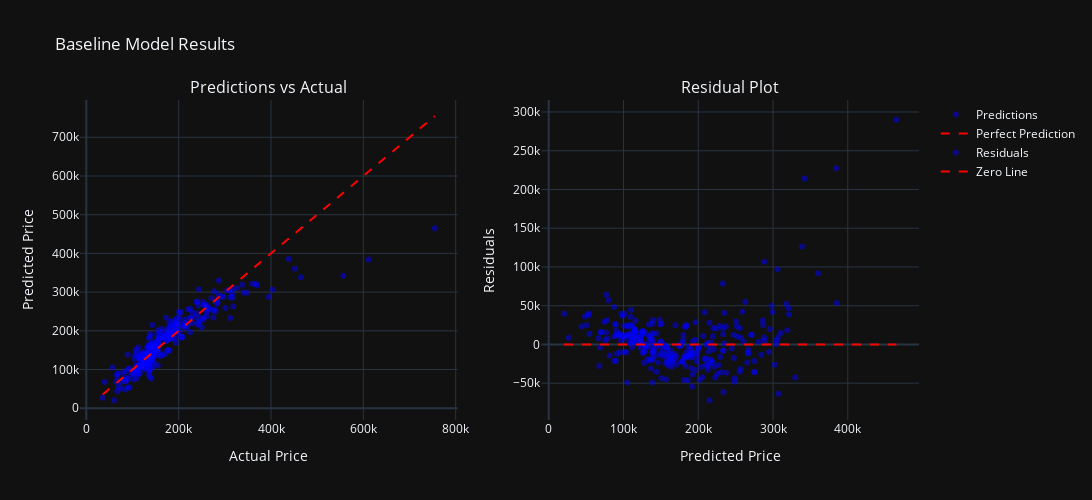

Here is the notebook cell this chart was saved with:
### Code cell
# Visualize predictions
residuals = y_test - y_test_pred

# Create subplots with plotly
fig = make_subplots(rows=1, cols=2, subplot_titles=("Predictions vs Actual", "Residual Plot"))

# Left plot: Predictions vs Actual
fig.add_trace(
    go.Scatter(
        x=y_test,
        y=y_test_pred,
        mode="markers",
        marker=dict(color="blue", opacity=0.5),
        name="Predictions",
    ),
    row=1,
    col=1,
)

# Add perfect prediction line
min_val = y_test.min()
max_val = y_test.max()
fig.add_trace(
    go.Scatter(
        x=[min_val, max_val],
        y=[min_val, max_val],
        mode="lines",
        line=dict(color="red", dash="dash", width=2),
        name="Perfect Prediction",
    ),
    row=1,
    col=1,
)

# Right plot: Residuals
fig.add_trace(
    go.Scatter(
        x=y_test_pred,
        y=residuals,
        mode="markers",
        marker=dict(color="blue", opacity=0.5),
        name="Residuals",
    ),
    row=1,
    col=2,
)

# Add zero line
fig.add_trace(
    go.Scatter(
        x=[y_test_pred.min(), y_test_pred.max()],
        y=[0, 0],
        mode="lines",
        line=dict(color="red", dash="dash", width=2),
        name="Zero Line",
    ),
    row=1,
    col=2,
)

# Update axes labels
fig.update_xaxes(title_text="Actual Price", row=1, col=1)
fig.update_yaxes(title_text="Predicted Price", row=1, col=1)
fig.update_xaxes(title_text="Predicted Price", row=1, col=2)
fig.update_yaxes(title_text="Residuals", row=1, col=2)

# Update layout
fig.update_layout(height=500, width=1200, showlegend=True, title_text="Baseline Model Results")

fig.show()

### Figure 1 — Plotly figure (JSON) as saved in the notebook; plotly's stock layout.template omitted (floating-point values rounded to 4 significant figures; data arrays with more than 128 entries replaced by an {"elided": "..."} marker saying what was removed)
{"data": [{"marker": {"color": "blue", "opacity": 0.5}, "mode": "markers", "name": "Predictions", "type": "scatter", "x": {"elided": "292 int values"}, "xaxis": "x", "y": {"elided": "292 float values"}, "yaxis": "y"}, {"line": {"color": "red", "dash": "dash", "width": 2}, "mode": "lines", "name": "Perfect Prediction", "type": "scatter", "x": [35311, 755000], "xaxis": "x", "y": [35311, 755000], "yaxis": "y"}, {"marker": {"color": "blue", "opacity": 0.5}, "mode": "markers", "name": "Residuals", "type": "scatter", "x": {"elided": "292 float values"}, "xaxis": "x2", "y": {"elided": "292 float values"}, "yaxis": "y2"}, {"line": {"color": "red", "dash": "dash", "width": 2}, "mode": "lines", "name": "Zero Line", "type": "scatter", "x": [20540.0, 465000.0], "xaxis": "x2", "y": [0, 0], "yaxis": "y2"}], "layout": {"annotations": [{"font": {"size": 16}, "showarrow": false, "text": "Predictions vs Actual", "x": 0.225, "xanchor": "center", "xref": "paper", "y": 1.0, "yanchor": "bottom", "yref": "paper"}, {"font": {"size": 16}, "showarrow": false, "text": "Residual Plot", "x": 0.775, "xanchor": "center", "xref": "paper", "y": 1.0, "yanchor": "bottom", "yref": "paper"}], "height": 500, "showlegend": true, "title": {"text": "Baseline Model Results"}, "width": 1200, "xaxis": {"anchor": "y", "domain": [0.0, 0.45], "title": {"text": "Actual Price"}}, "xaxis2": {"anchor": "y2", "domain": [0.55, 1.0], "title": {"text": "Predicted Price"}}, "yaxis": {"anchor": "x", "domain": [0.0, 1.0], "title": {"text": "Predicted Price"}}, "yaxis2": {"anchor": "x2", "domain": [0.0, 1.0], "title": {"text": "Residuals"}}}}
